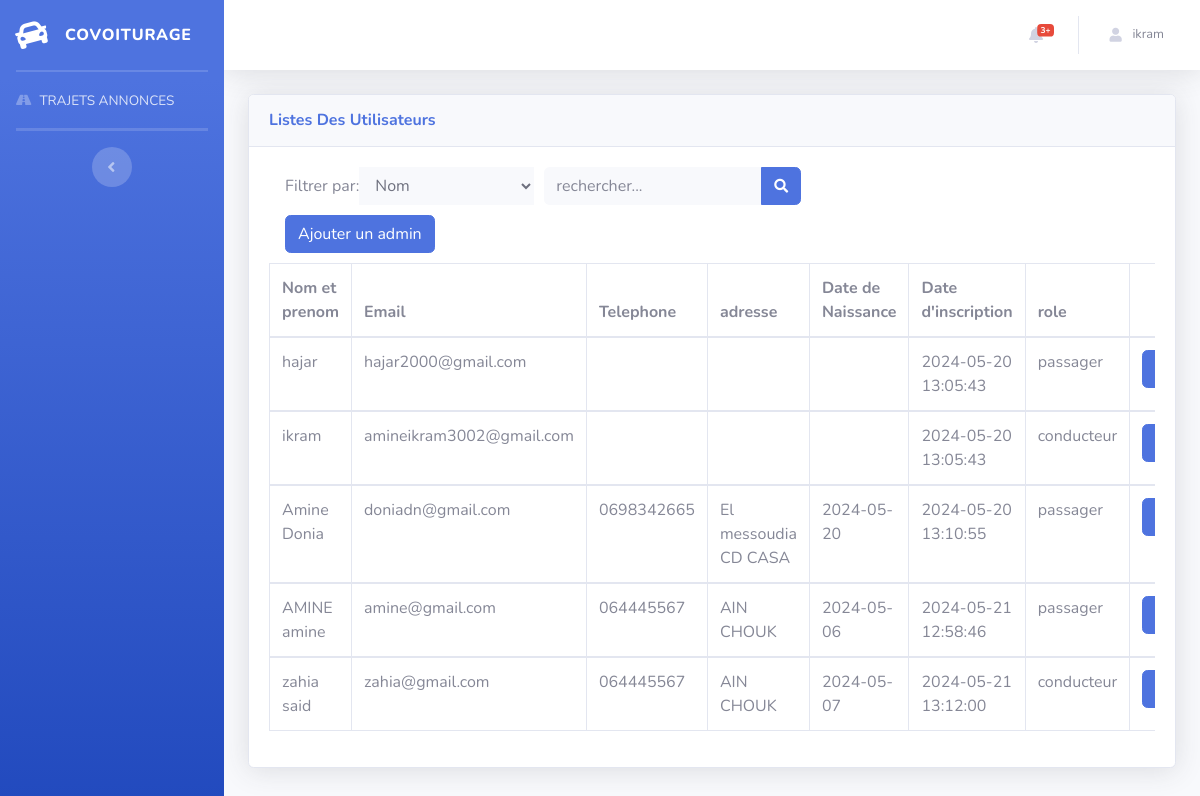
Page /listeutilisateurs.php (signed in) on the committed database.
### tables this page shows
CREATE TABLE `utilisateurs` (
  `id` int(11) NOT NULL,
  `nom` varchar(50) DEFAULT NULL,
  `email` varchar(50) DEFAULT NULL,
  `mot_de_passe` varchar(255) DEFAULT NULL,
  `role` enum('administrateur','passager','conducteur') DEFAULT NULL,
  `telephone` varchar(10) DEFAULT NULL,
  `adresse` varchar(255) DEFAULT NULL,
  `date_naissance` date DEFAULT NULL,
  `date_inscription` timestamp NOT NULL DEFAULT current_timestamp(),
  `prenom` varchar(100) DEFAULT NULL
);

### listeutilisateurs.php (the view, shortened to what this page needs)
<?php
include 'connection.php';
if(isset($_GET['search']) && isset($_GET['attribut'])){
$attribut = $_GET['attribut'];
$search = $_GET['search'];
$sql = "SELECT * FROM utilisateurs WHERE $attribut LIKE '%$search%' ORDER BY date_inscription";
}else{
$sql = "SELECT * FROM utilisateurs ORDER BY date_inscription";
}
    ?>
<!DOCTYPE html>
<html lang="en">
<head>
    <link href="vendor/fontawesome-free/css/all.min.css" rel="stylesheet" type="text/css">
    <link href="css/sb-admin-2.min.css" rel="stylesheet">
</head>
<?php
        require("header.php");
?>
                 <div class="container-fluid">
                    <div class="card shadow mb-4">
                        <div class="card-header py-3">
                            <h6 class="m-0 font-weight-bold text-primary">Listes Des Utilisateurs</h6>
                        </div>
                        <div class="card-body">
                            <form method="GET" class="d-none d-sm-inline-block form-inline mr-auto ml-md-3 my-2 my-md-0 mw-100 navbar-search">
                        <div class="input-group">
                            <label for="">Filtrer par:</label>
                            <select class="form-control bg-light border-0 small" name="attribut"
                                aria-label="Search" aria-describedby="basic-addon2">
                                <option value="nom">Nom</option>
                                </select>
                <div style="width: 10px;"></div>
                        <div class="input-group">
                            <input type="text" name="search" class="form-control bg-light border-0 small" placeholder="rechercher..."
                                aria-label="Search" aria-describedby="basic-addon2">
                            <div class="input-group-append">
                                <button type="submit" class="btn btn-primary" type="button">
                                    <i class="fas fa-search fa-sm"></i>
                                </button>
                            </div>
                        </div>
                        </div>
                         <div style="height: 10px;"></div>
                         <a href="ajouterUser" class="btn btn-primary">Ajouter un admin</a>
                    </form>
                    <div style="height: 10PX;"></div>
                            <div class="table-responsive">
                                <table class="table table-bordered table-hover" id="dataTable" width="100%" cellspacing="0">
                                    <thead>
                                        <tr>
                                            <th>Nom et prenom</th>
                                            <th>Email</th>
                                            <th>Telephone</th>
                                            <th>adresse</th>
                                            <th>Date de Naissance</th>
                                            <th>Date d'inscription</th>
                                            <th>role</th>
                                            <th> </th>
                                        </tr>
                                    </thead>
                                    <?php if($result = $conn->query($sql)){
                                    while($row = mysqli_fetch_assoc($result)) { ?>
                                    <tbody>
                                    <tr>
                                            <td><?php echo ($row['nom'])." ".($row['prenom'])?></td>
                                            <td><?php echo ($row['email'])?></td>
                                            <td><?php echo ($row['telephone'])?></td>
                                            <td><?php echo ($row['adresse'])?></td>
                                            <td><?php echo ($row['date_naissance'])?></td>
                                            <td><?php echo ($row['date_inscription'])?></td>
                                            <td><?php echo ($row['role'])?></td>
                                            <td><button class="btn btn-primary" onclick="showModal(<?php echo ($row['id']); ?>)">Voir</button></td>
                                        </tr>
                                        <?php }}else{
                                            echo "Aucun utilisateur trouvé";
                                        } ?>
                                    </tbody>
                                </table>
                            </div>
                        </div>
                    </div>
                </div>
    </body>
    </html>

### header.php (shortened to what this page needs)
<?php
$user_nom = $_SESSION['nom'];
$user_role = $_SESSION['user_role'];
?>
<!DOCTYPE html>
<html lang="en">
<head>
    <link href="vendor/fontawesome-free/css/all.min.css" rel="stylesheet" type="text/css">
    <link href="css/sb-admin-2.min.css" rel="stylesheet">
</head>
<body id="page-top">
    <div id="wrapper">
        <ul class="navbar-nav bg-gradient-primary sidebar sidebar-dark accordion" id="accordionSidebar">
            <a class="sidebar-brand d-flex align-items-center justify-content-center" href="index.php">
                <div class="sidebar-brand-icon rotate-n-15">
                    <i class="fas fa-car"></i>
                </div>
                <div class="sidebar-brand-text mx-3">Covoiturage</div>
            </a>
            <?php if($user_role == 'administrateur'){ ?>
            <li class="nav-item active">
                <a class="nav-link" href="admin.php">
                    <i class="fas fa-fw fa-tachometer-alt"></i>
                    <span>Dashboard</span></a>
            </li>
            <hr class="sidebar-divider my-0">
            <li class="nav-item ">
                <a class="nav-link" href="listeutilisateurs.php">
                    <i class="fa fa-users"></i>
                    <span>Gestion utilisateurs</span></a>
            </li>
            <hr class="sidebar-divider my-0">
            <li class="nav-item ">
                <a class="nav-link" href="listetrajets.php">
                   <i class="fas fa-road"></i>
                    <span>Gestion Trajets</span></a>
            </li>
             <hr class="sidebar-divider my-0">
            <li class="nav-item ">
                <a class="nav-link" href="listeadmins.php">
                    <i class="fa fa-users"></i>
                    <span>Gestion Admins</span></a>
            </li>
            <hr class="sidebar-divider my-0">
<?php  }elseif($user_role == 'conducteur'){ ?>
            <hr class="sidebar-divider my-0">
            <hr class="sidebar-divider my-0">
            <li class="nav-item ">
                <a class="nav-link" href="trajetsannonces.php">
                   <i class="fa fa-road"></i>
                    <span>TRAJETS ANNONCES</span></a>
            </li>
            <hr class="sidebar-divider my-0">
            <hr class="sidebar-divider my-0">
<?php  }?>
            <hr class="sidebar-divider">
            <div class="text-center d-none d-md-inline">
                <button class="rounded-circle border-0" id="sidebarToggle"></button>
            </div>
        </ul>
        <div id="content-wrapper" class="d-flex flex-column">
            <div id="content">
                        <nav class="navbar navbar-expand navbar-light bg-white topbar mb-4 static-top shadow">
                    <ul class="navbar-nav ml-auto">
                        <li class="nav-item dropdown no-arrow mx-1">
                            <a class="nav-link dropdown-toggle" href="#" id="alertsDropdown" role="button"
                                data-toggle="dropdown" aria-haspopup="true" aria-expanded="false">
                                <i class="fas fa-bell fa-fw"></i>
                                <span class="badge badge-danger badge-counter">3+</span>
                            </a>
                        </li>
                        <li class="nav-item dropdown no-arrow">
                            <a class="nav-link dropdown-toggle" href="#" id="userDropdown" role="button"
                                data-toggle="dropdown" aria-haspopup="true" aria-expanded="false">
                                <i class="fas fa-user fa-sm fa-fw mr-2 text-gray-400"></i>
                                <span class="mr-2 d-none d-lg-inline text-gray-600 small"><?php echo  htmlspecialchars($user_nom) ;?></span>
                            </a>
                        </li>
                    </ul>
                </nav>
</body>
</html>

### rows in the picture
utilisateurs: nom "hajar", email "hajar2000@gmail.com", date_inscription "2024-05-20 13:05:43", role "passager"
utilisateurs: nom "ikram", email "amineikram3002@gmail.com", date_inscription "2024-05-20 13:05:43", role "conducteur"
utilisateurs: nom "Amine", prenom "Donia", email "doniadn@gmail.com", telephone "0698342665", adresse "El messoudia CD CASA", date_naissance "2024-05-20", date_inscription "2024-05-20 13:10:55", role "passager"
utilisateurs: nom "AMINE", prenom "amine", email "amine@gmail.com", telephone "064445567", adresse "AIN CHOUK", date_naissance "2024-05-06", date_inscription "2024-05-21 12:58:46", role "passager"
utilisateurs: nom "zahia", prenom "said", email "zahia@gmail.com", telephone "064445567", adresse "AIN CHOUK", date_naissance "2024-05-07", date_inscription "2024-05-21 13:12:00", role "conducteur"

### other values in the picture
$user_nom "ikram"
